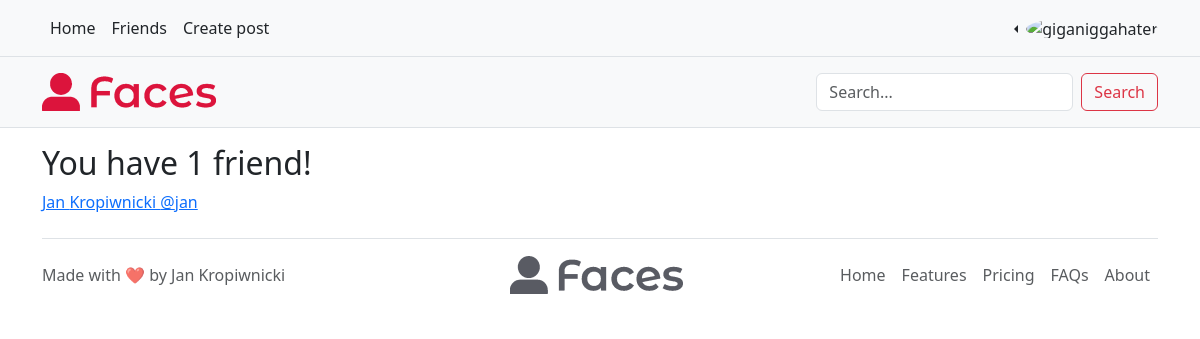
Before: /friends/ (signed in) with the older database file.
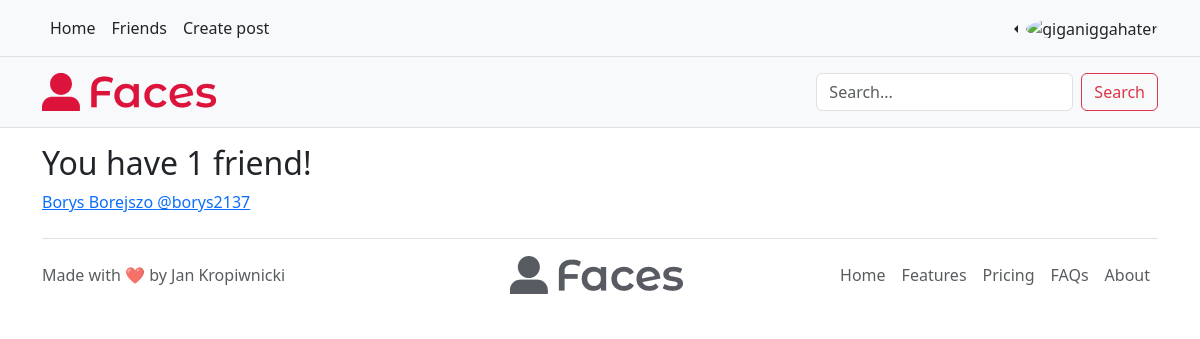
After: the same page with the newer database file.
### facebook2_app/models.py (models this page shows)
class Person(models.Model):
    user = models.OneToOneField(User, on_delete=models.CASCADE)
    friends = models.ManyToManyField("self")

### facebook2_app/views.py (the view)
# urls.py: path('friends/', facebook2_app.views.friend_list, name="friends"),
def friend_list(request):
    return render(request, "friend-list.html", {"friend_count": len(request.user.person.friends.all())})

### templates/friend-list.html (shortened to what this page needs)
{% extends 'base.html' %}
{% block content %}
    <h2>You have {% if friend_count == 0 %}no{% else %}{{ friend_count }}{% endif %} friend{% if friend_count != 1 %}s{% endif %}!</h2>
    {% for friend in user.person.friends.all %}
        <a href="{% url 'user' friend.user.username %}">{{ friend.user.first_name }} {{ friend.user.last_name }} @{{ friend.user.username }}</a><br>
    {% endfor %}
{% endblock %}

Changed rows visible on the page:
no longer on this page (row unchanged): Person: user.first_name "Jan", user.last_name "Kropiwnicki", user.username "jan"
added Person: user.first_name "Borys", user.last_name "Borejszo", user.username "borys2137"
